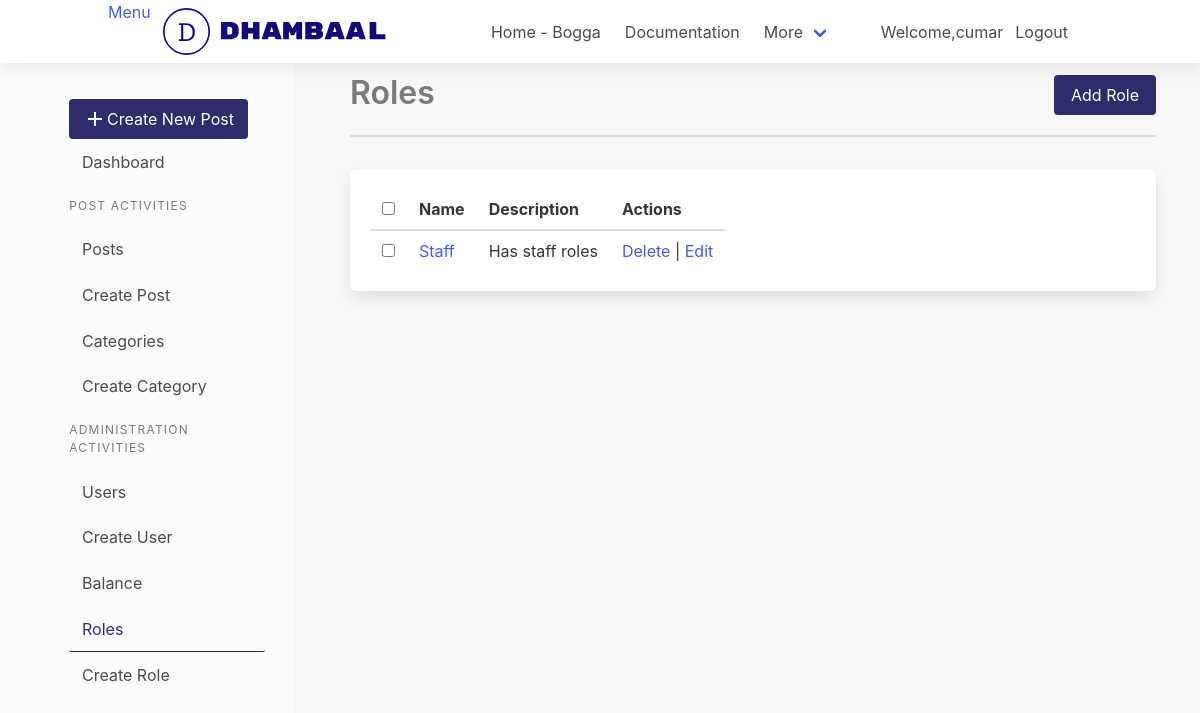
The app's page /dashboard/roles/ (signed in) with its own data.
### app/auth/models/User.py (models this page shows, shortened)
class User(db.Model, UserMixin):
    __tablename__ = 'users'
    id = db.Column(db.Integer, primary_key=True)
    email = db.Column(db.String(255), unique=True)
    username = db.Column(db.String(80), unique=True)
    name = db.Column(db.String(120), nullable=True)
    password = db.Column(db.String(255))
    role = db.Column(db.String(80), default="User")
    confirmed_at = db.Column(db.DateTime())

class Role(db.Model):
    __tablename__ = "roles"
    id = db.Column(db.Integer(), primary_key=True)
    name = db.Column(db.String(80), unique=True)
    description = db.Column(db.Text)

### app/auth/auth.py (the view)
@dashboard_bp.route("/roles/")
def get_roles():
    roles = Role.query.all()
    return render_template("users/role_list.html", roles=roles)

### app/auth/models/User.py (called while the page is built)
@login_manger.user_loader
def load_user(user_id):
    return User.query.get_or_404(int(user_id))

### app/auth/templates/users/role_list.html
{% from "macro.html" import section_heading with context %}
{% extends 'layout/base.html' %}
{% block content %}
{{section_heading(title="Roles",link="dashboard.create_roles",btn_text="Add
Role")}}
{%if not roles %}
  <div class="box">
    <p>No Roles Added yet</p>
  </div>
{%else%}
<table class="table box">
  <thead>
    <tr>
      <th><input type="checkbox" /></th>
      <th>Name</th>
      <th>Description</th>
      <th>Actions</th>
    </tr>
  </thead>
  <tbody>
    {% for role in roles %}
    <tr>
      <th><input type="checkbox" /></th>
      <td><a href="#">{{ role.name }}</a></td>
       <td>{{ role.description }}</td>
      <td>
        <a href="{{url_for('dashboard.delete_role',id=role.id)}}" onclick="confirm('Are you sure?')">Delete</a> |
        <a href="{{url_for('dashboard.update_role',id=role.id)}}">Edit</a>
      </td>
    </tr>
    {%endfor%}
  </tbody>
</table>
{%endif%}
{%endblock content%}

### app/dashboard/templates/layout/header.html (shortened to what this page needs)
<nav class="navbar" role="navigation" aria-label="main navigation">
  <div class="container">
    <div class="navbar-brand">
      <a id="sidebar-hide">Menu</a>
      <a class="navbar-item" href="{{url_for('dashboard.index')}}">
      </a>
    </div>
    <div id="nav-links" class="navbar-menu">
      <div class="navbar-start">
        <a class="navbar-item"> Home - Bogga </a>
        <a class="navbar-item"> Documentation </a>
        <div class="navbar-item has-dropdown is-hoverable">
          <a class="navbar-link"> More </a>
        </div>
      </div>
      <div class="navbar-end">
        <div class="navbar-item">
        {%if current_user.is_authenticated%}
          <p>Welcome,{{current_user.username}}</p>
           <a class="navbar-item" href="{{url_for('auth.logout')}}"> Logout </a>
          {%endif%}
        </div>
      </div>
    </div>
  </div>
</nav>

### app/site/static/css/main.css (style rules this page uses)
* { margin:0; box-sizing: border-box; }
.container { width:85%; }
.navbar { box-shadow: 0 2px 20px rgba(0, 0, 0, 0.1); }
.navbar-brand { margin-right: 5rem; }

### records on screen
User: username "cumar"
Role: name "Staff", description "Has staff roles"

### other values on screen
{{ title }} "Roles"
{{ btn_text }} "Add Role"
